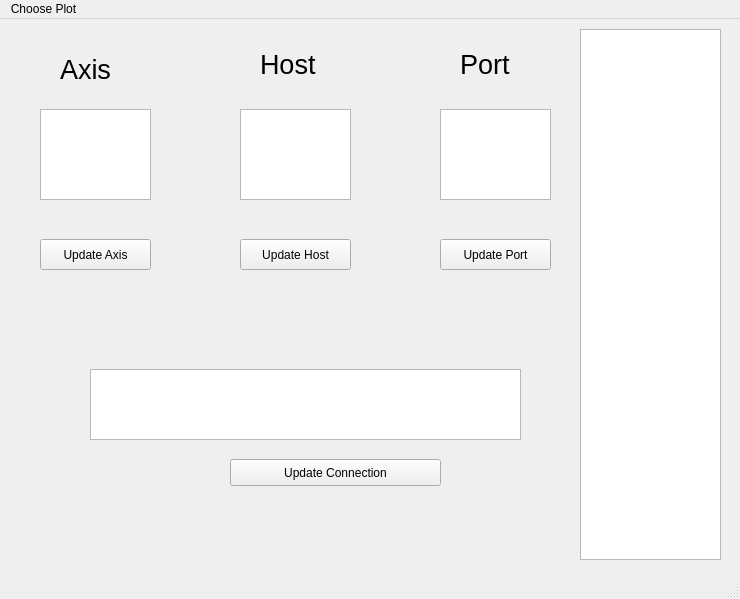
<?xml version="1.0" encoding="UTF-8"?>
<ui version="4.0">
 <class>MainWindow</class>
 <widget class="QMainWindow" name="MainWindow">
  <property name="geometry">
   <rect>
    <x>0</x>
    <y>0</y>
    <width>740</width>
    <height>599</height>
   </rect>
  </property>
  <property name="windowTitle">
   <string>MainWindow</string>
  </property>
  <widget class="QWidget" name="centralwidget">
   <widget class="QStackedWidget" name="home">
    <property name="geometry">
     <rect>
      <x>10</x>
      <y>-10</y>
      <width>845</width>
      <height>541</height>
     </rect>
    </property>
    <property name="currentIndex">
     <number>1</number>
    </property>
    <widget class="QWidget" name="page">
     <widget class="QPushButton" name="start">
      <property name="geometry">
       <rect>
        <x>10</x>
        <y>510</y>
        <width>88</width>
        <height>27</height>
       </rect>
      </property>
      <property name="text">
       <string>Start</string>
      </property>
     </widget>
     <widget class="QPushButton" name="end">
      <property name="geometry">
       <rect>
        <x>460</x>
        <y>510</y>
        <width>88</width>
        <height>27</height>
       </rect>
      </property>
      <property name="text">
       <string>Finish</string>
      </property>
     </widget>
     <widget class="QWidget" name="windowmpl" native="true">
      <property name="geometry">
       <rect>
        <x>10</x>
        <y>-10</y>
        <width>531</width>
        <height>451</height>
       </rect>
      </property>
      <property name="sizePolicy">
       <sizepolicy hsizetype="Expanding" vsizetype="Preferred">
        <horstretch>0</horstretch>
        <verstretch>0</verstretch>
       </sizepolicy>
      </property>
      <widget class="QWidget" name="verticalLayoutWidget">
       <property name="geometry">
        <rect>
         <x>0</x>
         <y>-60</y>
         <width>531</width>
         <height>511</height>
        </rect>
       </property>
       <layout class="QVBoxLayout" name="mplvl"/>
      </widget>
     </widget>
     <widget class="QTextEdit" name="thisworks">
      <property name="geometry">
       <rect>
        <x>10</x>
        <y>460</y>
        <width>541</width>
        <height>31</height>
       </rect>
      </property>
     </widget>
    </widget>
    <widget class="QWidget" name="Controller">
     <widget class="QLabel" name="label">
      <property name="geometry">
       <rect>
        <x>50</x>
        <y>40</y>
        <width>51</width>
        <height>41</height>
       </rect>
      </property>
      <property name="text">
       <string>&lt;html&gt;&lt;head/&gt;&lt;body&gt;&lt;p&gt;&lt;span style=&quot; font-size:20pt;&quot;&gt;Axis&lt;/span&gt;&lt;/p&gt;&lt;/body&gt;&lt;/html&gt;</string>
      </property>
     </widget>
     <widget class="QLabel" name="label_2">
      <property name="geometry">
       <rect>
        <x>250</x>
        <y>40</y>
        <width>68</width>
        <height>31</height>
       </rect>
      </property>
      <property name="text">
       <string>&lt;html&gt;&lt;head/&gt;&lt;body&gt;&lt;p&gt;&lt;span style=&quot; font-size:20pt;&quot;&gt;Host&lt;/span&gt;&lt;/p&gt;&lt;/body&gt;&lt;/html&gt;</string>
      </property>
     </widget>
     <widget class="QLabel" name="label_3">
      <property name="geometry">
       <rect>
        <x>450</x>
        <y>40</y>
        <width>68</width>
        <height>31</height>
       </rect>
      </property>
      <property name="text">
       <string>&lt;html&gt;&lt;head/&gt;&lt;body&gt;&lt;p&gt;&lt;span style=&quot; font-size:20pt;&quot;&gt;Port&lt;/span&gt;&lt;/p&gt;&lt;/body&gt;&lt;/html&gt;</string>
      </property>
     </widget>
     <widget class="QPushButton" name="axisMenu">
      <property name="geometry">
       <rect>
        <x>30</x>
        <y>230</y>
        <width>111</width>
        <height>31</height>
       </rect>
      </property>
      <property name="text">
       <string>Update Axis</string>
      </property>
     </widget>
     <widget class="QTextEdit" name="axisVal">
      <property name="geometry">
       <rect>
        <x>30</x>
        <y>100</y>
        <width>111</width>
        <height>91</height>
       </rect>
      </property>
      <property name="readOnly">
       <bool>true</bool>
      </property>
     </widget>
     <widget class="QTextEdit" name="hostVal">
      <property name="geometry">
       <rect>
        <x>230</x>
        <y>100</y>
        <width>111</width>
        <height>91</height>
       </rect>
      </property>
      <property name="readOnly">
       <bool>true</bool>
      </property>
     </widget>
     <widget class="QTextEdit" name="portVal">
      <property name="geometry">
       <rect>
        <x>430</x>
        <y>100</y>
        <width>111</width>
        <height>91</height>
       </rect>
      </property>
      <property name="readOnly">
       <bool>true</bool>
      </property>
     </widget>
     <widget class="QPushButton" name="hostMenu">
      <property name="geometry">
       <rect>
        <x>230</x>
        <y>230</y>
        <width>111</width>
        <height>31</height>
       </rect>
      </property>
      <property name="text">
       <string>Update Host</string>
      </property>
     </widget>
     <widget class="QPushButton" name="portMenu">
      <property name="geometry">
       <rect>
        <x>430</x>
        <y>230</y>
        <width>111</width>
        <height>31</height>
       </rect>
      </property>
      <property name="text">
       <string>Update Port</string>
      </property>
     </widget>
     <widget class="QTextEdit" name="connectionStat">
      <property name="geometry">
       <rect>
        <x>80</x>
        <y>360</y>
        <width>431</width>
        <height>71</height>
       </rect>
      </property>
     </widget>
     <widget class="QPushButton" name="updateConnect">
      <property name="geometry">
       <rect>
        <x>220</x>
        <y>450</y>
        <width>211</width>
        <height>27</height>
       </rect>
      </property>
      <property name="text">
       <string>Update Connection</string>
      </property>
     </widget>
    </widget>
    <widget class="QWidget" name="Notes"/>
    <widget class="QWidget" name="NotSure"/>
   </widget>
   <widget class="QListWidget" name="list">
    <property name="geometry">
     <rect>
      <x>580</x>
      <y>10</y>
      <width>141</width>
      <height>531</height>
     </rect>
    </property>
   </widget>
  </widget>
  <widget class="QMenuBar" name="menubar">
   <property name="geometry">
    <rect>
     <x>0</x>
     <y>0</y>
     <width>740</width>
     <height>21</height>
    </rect>
   </property>
   <widget class="QMenu" name="menuChoose_Plot">
    <property name="title">
     <string>Choose Plot</string>
    </property>
    <addaction name="actionAltitude"/>
    <addaction name="actionDistance"/>
   </widget>
   <addaction name="menuChoose_Plot"/>
  </widget>
  <widget class="QStatusBar" name="statusbar"/>
  <action name="actionAltitude">
   <property name="text">
    <string>Altitude</string>
   </property>
  </action>
  <action name="actionDistance">
   <property name="text">
    <string>Distance</string>
   </property>
  </action>
 </widget>
 <resources/>
 <connections/>
</ui>
